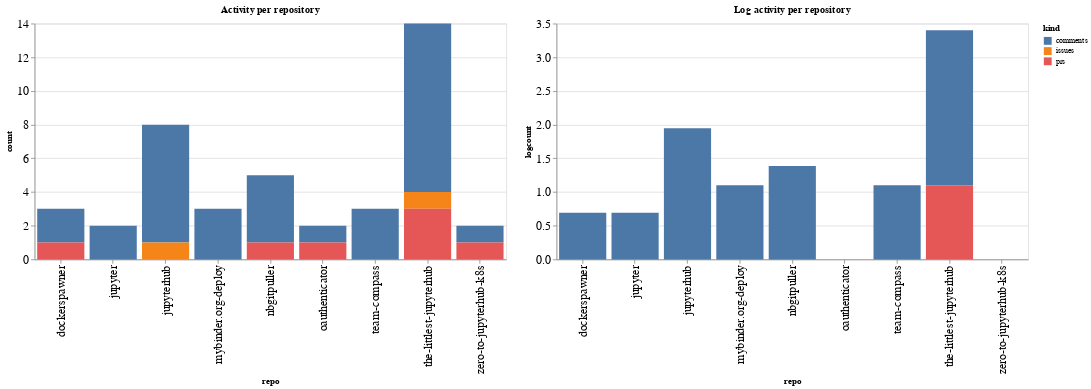

Here is the notebook cell this chart was saved with:
### Code cell
ch1 = alt.Chart(repo_summaries, width=600, title="Activity per repository").mark_bar().encode(
    x='repo',
    y='count',
    color='kind',
    tooltip="kind"
)

ch2 = alt.Chart(repo_summaries, width=600, title="Log activity per repository").mark_bar().encode(
    x='repo',
    y='logcount',
    color='kind',
    tooltip="kind"
)

ch1 | ch2

### Figure 1 — Vega-Lite specification as saved in the notebook (floating-point values rounded to 4 significant figures)
{"config": {"axisLeft": {"labelFontSize": 15}, "axisBottom": {"labelFontSize": 15}}, "hconcat": [{"mark": "bar", "encoding": {"color": {"type": "nominal", "field": "kind"}, "tooltip": {"type": "nominal", "field": "kind"}, "x": {"type": "nominal", "field": "repo"}, "y": {"type": "quantitative", "field": "count"}}, "title": "Activity per repository", "width": 600}, {"mark": "bar", "encoding": {"color": {"type": "nominal", "field": "kind"}, "tooltip": {"type": "nominal", "field": "kind"}, "x": {"type": "nominal", "field": "repo"}, "y": {"type": "quantitative", "field": "logcount"}}, "title": "Log activity per repository", "width": 600}], "data": {"name": "data-340023939e84224f9b9e5bf27edd03f6"}, "$schema": "https://vega.github.io/schema/vega-lite/v4.8.1.json", "datasets": {"data-340023939e84224f9b9e5bf27edd03f6": [{"repo": "dockerspawner", "kind": "comments", "count": 2, "logcount": 0.6931}, {"repo": "dockerspawner", "kind": "prs", "count": 1, "logcount": 0.0}, {"repo": "jupyter", "kind": "comments", "count": 2, "logcount": 0.6931}, {"repo": "jupyterhub", "kind": "comments", "count": 7, "logcount": 1.946}, {"repo": "jupyterhub", "kind": "issues", "count": 1, "logcount": 0.0}, {"repo": "mybinder.org-deploy", "kind": "comments", "count": 3, "logcount": 1.099}, {"repo": "nbgitpuller", "kind": "comments", "count": 4, "logcount": 1.386}, {"repo": "nbgitpuller", "kind": "prs", "count": 1, "logcount": 0.0}, {"repo": "oauthenticator", "kind": "comments", "count": 1, "logcount": 0.0}, {"repo": "oauthenticator", "kind": "prs", "count": 1, "logcount": 0.0}, {"repo": "team-compass", "kind": "comments", "count": 3, "logcount": 1.099}, {"repo": "the-littlest-jupyterhub", "kind": "comments", "count": 10, "logcount": 2.303}, {"repo": "the-littlest-jupyterhub", "kind": "issues", "count": 1, "logcount": 0.0}, {"repo": "the-littlest-jupyterhub", "kind": "prs", "count": 3, "logcount": 1.099}, {"repo": "zero-to-jupyterhub-k8s", "kind": "comments", "count": 1, "logcount": 0.0}, {"repo": "zero-to-jupyterhub-k8s", "kind": "prs", "count": 1, "logcount": 0.0}]}}
